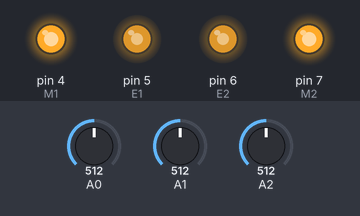
This sketch was run on a simulated Arduino Uno, built with avr-gcc and run on an emulated ATmega328P. On the bench: output pins drawn as LEDs (lit = HIGH). The inputs (shaded band) are chosen by the test bench; at power-on: A0 = 512, A1 = 512, A2 = 512.

Above: at 1.2 s.
1.3 s: A0 set to 681
2.8 s: A0 set to 702
At 3.5 s:
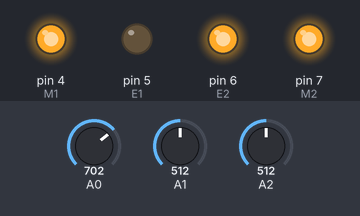
4.3 s: A1 set to 529
At 4.6 s:
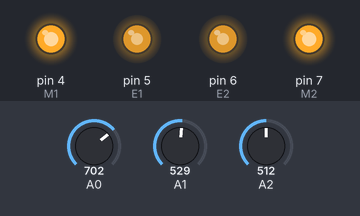
5.8 s: A2 set to 193
7.3 s: A2 set to 158
At 8.1 s:
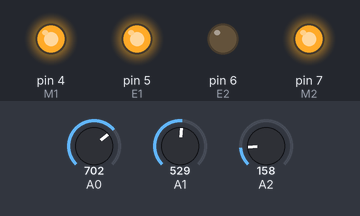
8.8 s: A1 set to 170
At 9.2 s:
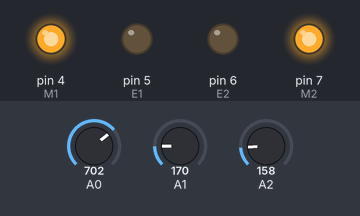
Timing chart, 0 to 11.3 s (numbered marks = the images above; inputs shaded):
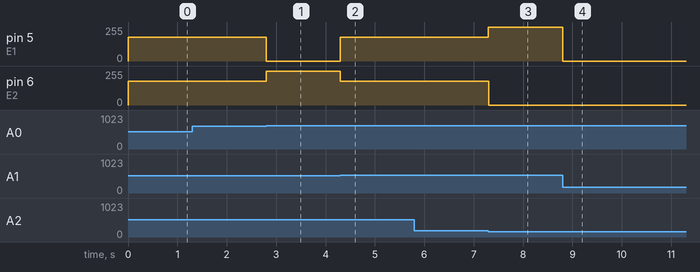

The sketch:

optical_w.ino
```cpp
#define E1 5
#define M1 4
#define E2 6
#define M2 7
#define sV 180
#define tV 255
// global variables declarations
int stopped = 0;

void setup() {
  // pins setup
  pinMode(M1, OUTPUT);
  pinMode(M2, OUTPUT);
  digitalWrite(M1, HIGH);
  digitalWrite(M2, HIGH);
}


void go(int v1, int v2) {
  analogWrite(E1, v1); // PWM control
  analogWrite(E2, v2); // PWM control
}

void loop() {
  int R = analogRead(A2) ;//right
  int L = analogRead(A0) ;
  int Mid = analogRead(A1) ;
  int T1 = abs(Mid - R);
  int T2 = abs(Mid - L);
  int T = abs(T1 - T2);

  if (Mid > 180) {
    if (T <= 180) {
      digitalWrite(M1, HIGH);
      digitalWrite(M2, HIGH);
      go(sV, sV);
    }
    //A2
    else {
      digitalWrite(M1, HIGH);
      digitalWrite(M2, HIGH);
      if (T1 > T2) {
        if (T >= 100)
          go(tV, 0);
        else
          go(0, 0);
      }
      else {
        if (T >= 100)
          go(0, tV);
        else
          go(0, 0);
      }
    }
  }
  else {
    if (T <= 180) {
      digitalWrite(M1, HIGH);
      digitalWrite(M2, HIGH);
      go(sV, sV);
    }
    //A2 left
    else {
      digitalWrite(M1, HIGH);
      digitalWrite(M2, HIGH);
      if (T2 > T1) {
        if (T >= 100 && Mid <100)
          go(tV, 0);
        else
          go(0, 0);
      }
      else {
        if (T >= 100 && Mid < 100)
          go(0, tV);
        else
          go(0, 0);
      }
    }
  }
}
```

Measured:
- the behaviour switches between 692 and 693 on A0 (found by bisection; images 0 and 1)
- the behaviour switches between 516 and 517 on A1 (found by bisection; images 1 and 2)
- the behaviour switches between 176 and 175 on A2 (found by bisection; images 2 and 3)
- after the input at 1.3 s, every drawn part: stays the same
- after the input at 2.8 s, pin 5 (E1): 180/255 → 0/255 at once; pin 6 (E2): 180/255 → 255/255 at once
- after the input at 4.3 s, pin 5 (E1): 0/255 → 180/255 at once; pin 6 (E2): 255/255 → 180/255 at once
- after the input at 5.8 s, every drawn part: stays the same
- after the input at 7.3 s, pin 5 (E1): 180/255 → 255/255 at once; pin 6 (E2): 180/255 → 0/255 at once
- after the input at 8.8 s, pin 5 (E1): 255/255 → 0/255 at once
